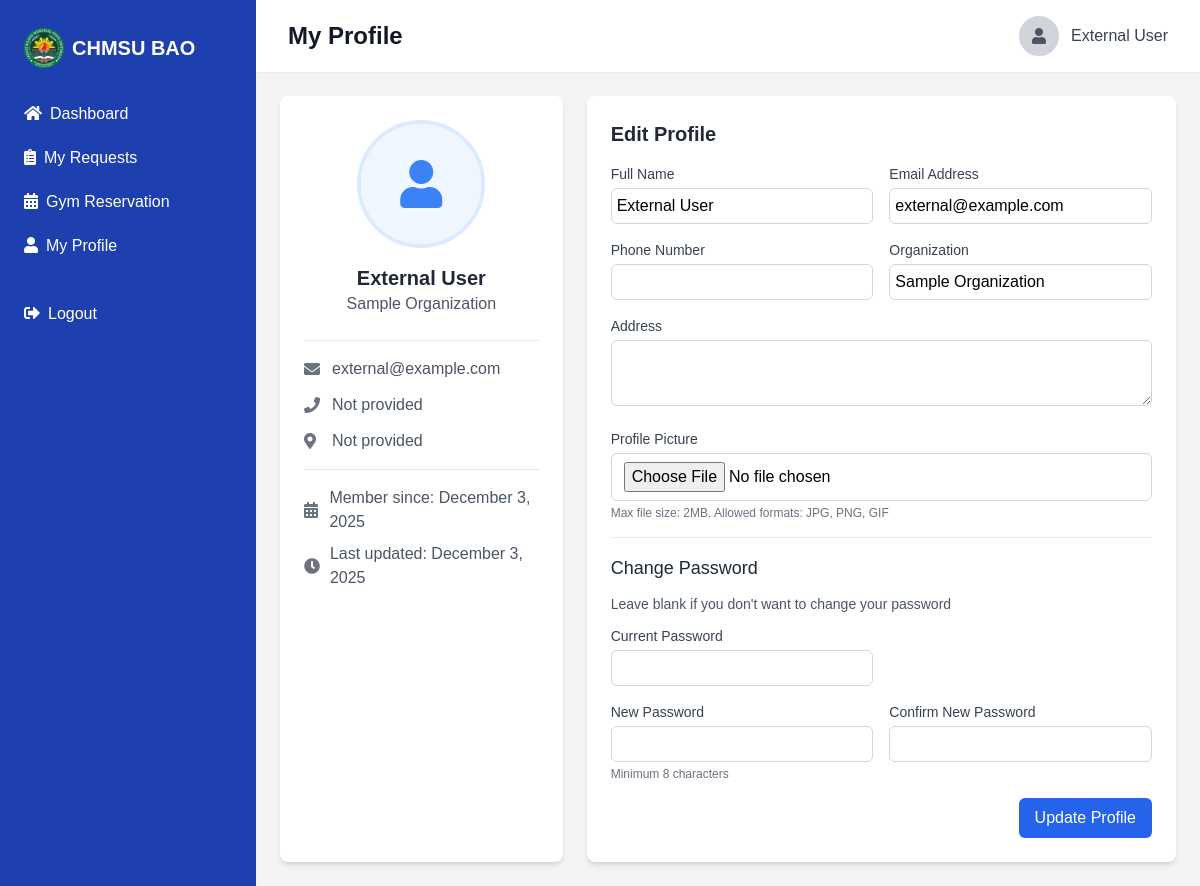
Page /external/profile.php (signed in) on the committed database.
### tables this page shows
CREATE TABLE IF NOT EXISTS user_accounts (
    id INT PRIMARY KEY AUTO_INCREMENT,
    name VARCHAR(255) NOT NULL,
    email VARCHAR(255) UNIQUE NOT NULL,
    password VARCHAR(255) NOT NULL,
    user_type ENUM('admin', 'staff', 'student', 'external') NOT NULL,
    organization VARCHAR(255) NULL,
    status ENUM('active', 'inactive', 'suspended') DEFAULT 'active',
    created_at TIMESTAMP DEFAULT CURRENT_TIMESTAMP,
    updated_at TIMESTAMP DEFAULT CURRENT_TIMESTAMP ON UPDATE CURRENT_TIMESTAMP
);

### external/profile.php (the view, shortened to what this page needs)
<?php
require_once '../config/database.php';
$user_id = $_SESSION['user_sessions']['external']['user_id'];
$user_name = $_SESSION['user_sessions']['external']['user_name'];
$profile_query = "SELECT * FROM user_accounts WHERE id = ?";
$stmt = $conn->prepare($profile_query);
$stmt->bind_param("i", $user_id);
$stmt->execute();
$user_data = $stmt->get_result()->fetch_assoc();
$profile_pic = $user_data['profile_pic'] ?? '';
?>
<!DOCTYPE html>
<html lang="en">
<head>
    <link href="https://cdn.jsdelivr.net/npm/tailwindcss@2.2.19/dist/tailwind.min.css" rel="stylesheet">
    <link rel="stylesheet" href="../assets/css/styles.css">
    <link rel="stylesheet" href="https://cdnjs.cloudflare.com/ajax/libs/font-awesome/6.4.0/css/all.min.css">
</head>
<body class="bg-gray-100">
    <div class="flex h-screen bg-gray-100">
        <?php include '../includes/external_sidebar.php'; ?>
        <div class="flex-1 flex flex-col overflow-hidden">
            <?php include '../includes/header.php'; ?>
            <header class="bg-white shadow-sm z-10">
                <div class="max-w-7xl mx-auto px-4 sm:px-6 lg:px-8 py-4 flex justify-between items-center">
                    <h1 class="text-2xl font-semibold text-gray-900">My Profile</h1>
                    <div class="flex items-center gap-3">
                        <a href="profile.php" class="flex items-center">
                            <?php if (!empty($profile_pic) && file_exists('../' . $profile_pic)): ?>
                                <img src="../<?php echo htmlspecialchars($profile_pic); ?>" alt="Profile" class="w-10 h-10 rounded-full object-cover border-2 border-gray-300 hover:border-blue-500 transition-colors cursor-pointer">
                            <?php else: ?>
                                <div class="w-10 h-10 rounded-full bg-gray-300 flex items-center justify-center border-2 border-gray-300 hover:border-blue-500 transition-colors cursor-pointer">
                                    <i class="fas fa-user text-gray-600"></i>
                                </div>
                            <?php endif; ?>
                        </a>
                        <span class="text-gray-700 hidden sm:inline"><?php echo htmlspecialchars($user_name); ?></span>
                    </div>
                </div>
            </header>
            <main class="flex-1 overflow-x-hidden overflow-y-auto bg-gray-100 p-6">
                <div class="grid grid-cols-1 md:grid-cols-3 gap-6">
                    <div class="bg-white rounded-lg shadow-md p-6">
                        <div class="flex flex-col items-center">
                            <div class="w-32 h-32 rounded-full overflow-hidden mb-4 border-4 border-blue-100">
                                <?php if (!empty($user_data['profile_pic']) && file_exists('../' . $user_data['profile_pic'])): ?>
                                    <img src="../<?php echo $user_data['profile_pic']; ?>" alt="Profile Picture" class="w-full h-full object-cover">
                                <?php else: ?>
                                    <div class="w-full h-full flex items-center justify-center bg-blue-50 text-blue-500">
                                        <i class="fas fa-user text-5xl"></i>
                                    </div>
                                <?php endif; ?>
                            </div>
                            <h2 class="text-xl font-semibold text-gray-800"><?php echo htmlspecialchars($user_data['name']); ?></h2>
                            <p class="text-gray-600 mb-4"><?php echo htmlspecialchars($user_data['organization']); ?></p>
                            <div class="w-full border-t border-gray-200 pt-4 mt-2">
                                <div class="flex items-center mb-3">
                                    <i class="fas fa-envelope text-gray-500 w-5"></i>
                                    <span class="ml-2 text-gray-600"><?php echo htmlspecialchars($user_data['email']); ?></span>
                                </div>
                                <div class="flex items-center mb-3">
                                    <i class="fas fa-phone text-gray-500 w-5"></i>
                                    <span class="ml-2 text-gray-600"><?php echo !empty($user_data['phone']) ? htmlspecialchars($user_data['phone']) : 'Not provided'; ?></span>
                                </div>
                                <div class="flex items-center">
                                    <i class="fas fa-map-marker-alt text-gray-500 w-5"></i>
                                    <span class="ml-2 text-gray-600"><?php echo !empty($user_data['address']) ? htmlspecialchars($user_data['address']) : 'Not provided'; ?></span>
                                </div>
                            </div>
                            <div class="w-full border-t border-gray-200 pt-4 mt-4">
                                <div class="flex items-center mb-2">
                                    <i class="fas fa-calendar-alt text-gray-500 w-5"></i>
                                    <span class="ml-2 text-gray-600">Member since: <?php echo date('F j, Y', strtotime($user_data['created_at'])); ?></span>
                                </div>
                                <div class="flex items-center">
                                    <i class="fas fa-clock text-gray-500 w-5"></i>
                                    <span class="ml-2 text-gray-600">Last updated: <?php echo date('F j, Y', strtotime($user_data['updated_at'])); ?></span>
                                </div>
                            </div>
                        </div>
                    </div>
                    <div class="bg-white rounded-lg shadow-md p-6 md:col-span-2">
                        <h2 class="text-xl font-semibold text-gray-800 mb-4">Edit Profile</h2>
                        <form action="" method="POST" enctype="multipart/form-data" class="space-y-4">
                            <div class="grid grid-cols-1 md:grid-cols-2 gap-4">
                                <div>
                                    <label for="name" class="block text-sm font-medium text-gray-700 mb-1">Full Name</label>
                                    <input type="text" id="name" name="name" value="<?php echo htmlspecialchars($user_data['name']); ?>" class="w-full px-3 py-2 border border-gray-300 rounded-md focus:outline-none focus:ring-2 focus:ring-blue-500" required>
                                </div>
                                <div>
                                    <label for="email" class="block text-sm font-medium text-gray-700 mb-1">Email Address</label>
                                    <input type="email" id="email" name="email" value="<?php echo htmlspecialchars($user_data['email']); ?>" class="w-full px-3 py-2 border border-gray-300 rounded-md focus:outline-none focus:ring-2 focus:ring-blue-500" required>
                                </div>
                                <div>
                                    <label for="phone" class="block text-sm font-medium text-gray-700 mb-1">Phone Number</label>
                                    <input type="text" id="phone" name="phone" value="<?php echo htmlspecialchars($user_data['phone'] ?? ''); ?>" class="w-full px-3 py-2 border border-gray-300 rounded-md focus:outline-none focus:ring-2 focus:ring-blue-500">
                                </div>
                                <div>
                                    <label for="organization" class="block text-sm font-medium text-gray-700 mb-1">Organization</label>
                                    <input type="text" id="organization" name="organization" value="<?php echo htmlspecialchars($user_data['organization'] ?? ''); ?>" class="w-full px-3 py-2 border border-gray-300 rounded-md focus:outline-none focus:ring-2 focus:ring-blue-500">
                                </div>
                            </div>
                            <div>
                                <label for="address" class="block text-sm font-medium text-gray-700 mb-1">Address</label>
                                <textarea id="address" name="address" rows="2" class="w-full px-3 py-2 border border-gray-300 rounded-md focus:outline-none focus:ring-2 focus:ring-blue-500"><?php echo htmlspecialchars($user_data['address'] ?? ''); ?></textarea>
                            </div>
                            <div>
                                <label for="profile_pic" class="block text-sm font-medium text-gray-700 mb-1">Profile Picture</label>
                                <input type="file" id="profile_pic" name="profile_pic" class="w-full px-3 py-2 border border-gray-300 rounded-md focus:outline-none focus:ring-2 focus:ring-blue-500" accept="image/jpeg,image/png,image/gif">
                                <p class="text-xs text-gray-500 mt-1">Max file size: 2MB. Allowed formats: JPG, PNG, GIF</p>
                            </div>
                            <div class="border-t border-gray-200 pt-4 mt-4">
                                <h3 class="text-lg font-medium text-gray-800 mb-3">Change Password</h3>
                                <p class="text-sm text-gray-600 mb-3">Leave blank if you don't want to change your password</p>
                                <div class="grid grid-cols-1 md:grid-cols-2 gap-4">
                                    <div>
                                        <label for="current_password" class="block text-sm font-medium text-gray-700 mb-1">Current Password</label>
                                        <input type="password" id="current_password" name="current_password" class="w-full px-3 py-2 border border-gray-300 rounded-md focus:outline-none focus:ring-2 focus:ring-blue-500">
                                    </div>
                                    <div class="md:col-span-2 grid grid-cols-1 md:grid-cols-2 gap-4">
                                        <div>
                                            <label for="new_password" class="block text-sm font-medium text-gray-700 mb-1">New Password</label>
                                            <input type="password" id="new_password" name="new_password" class="w-full px-3 py-2 border border-gray-300 rounded-md focus:outline-none focus:ring-2 focus:ring-blue-500">
                                            <p class="text-xs text-gray-500 mt-1">Minimum 8 characters</p>
                                        </div>
                                        <div>
                                            <label for="confirm_password" class="block text-sm font-medium text-gray-700 mb-1">Confirm New Password</label>
                                            <input type="password" id="confirm_password" name="confirm_password" class="w-full px-3 py-2 border border-gray-300 rounded-md focus:outline-none focus:ring-2 focus:ring-blue-500">
                                        </div>
                                    </div>
                                </div>
                            </div>
                            <div class="flex justify-end">
                                <button type="submit" name="update_profile" class="bg-blue-600 text-white py-2 px-4 rounded-md hover:bg-blue-700 focus:outline-none focus:ring-2 focus:ring-blue-500 focus:ring-offset-2">
                                    Update Profile
                                </button>
                            </div>
                        </form>
                    </div>
                </div>
            </main>
        </div>
    </div>
</body>
</html>

### assets/css/styles.css (style rules this page uses)
:root { --primary-blue: #00008b; --primary-green: #006400; --accent-yellow: #ffd700; --button-blue: #1e40af; --hover-blue: #1e3a8a; --text-white: #ffffff; --text-light: #f3f4f6; --text-dark: #1f2937; }
body { font-family: "Arial", sans-serif; }
input[type=text], input[type=email], input[type=password], input[type=number], select, textarea { width: 100%; padding: 5px; border-radius: 0.375rem; border: 1px solid #d1d5db; transition: border-color 0.2s, box-shadow 0.2s; }

### rows in the picture
user_accounts: name "External User", organization "Sample Organization", email "external@example.com", created_at "December 3, 2025", updated_at "December 3, 2025"

### other values in the picture
$user_name "External User"
